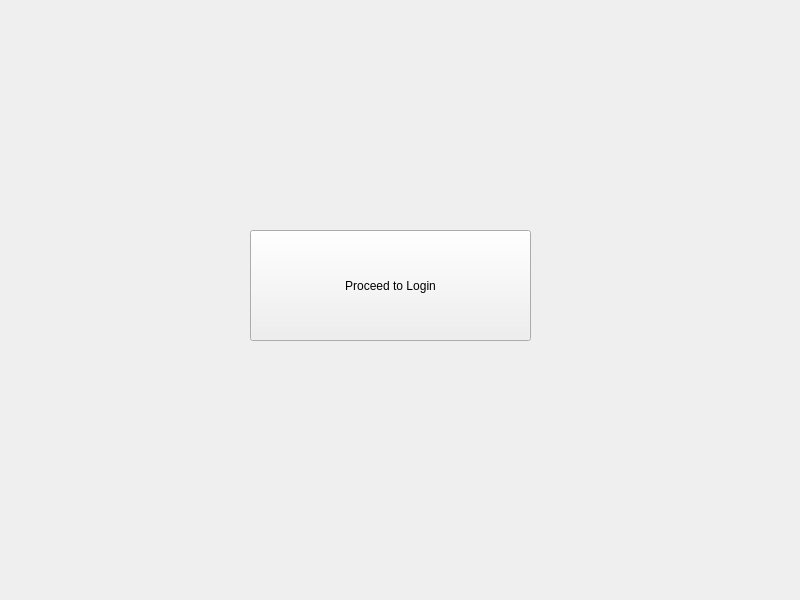
<?xml version="1.0" encoding="UTF-8"?>
<ui version="4.0">
 <class>MainWindow</class>
 <widget class="QMainWindow" name="MainWindow">
  <property name="geometry">
   <rect>
    <x>0</x>
    <y>0</y>
    <width>800</width>
    <height>600</height>
   </rect>
  </property>
  <property name="windowTitle">
   <string>MainWindow</string>
  </property>
  <widget class="QWidget" name="centralwidget">
   <widget class="QPushButton" name="goLogin">
    <property name="geometry">
     <rect>
      <x>250</x>
      <y>230</y>
      <width>281</width>
      <height>111</height>
     </rect>
    </property>
    <property name="text">
     <string>Proceed to Login</string>
    </property>
   </widget>
  </widget>
 </widget>
 <resources/>
 <connections/>
</ui>
